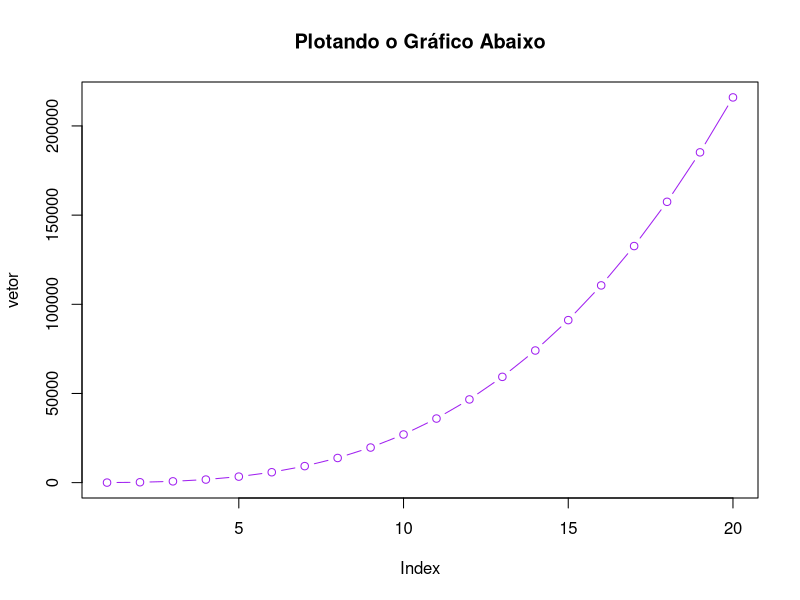
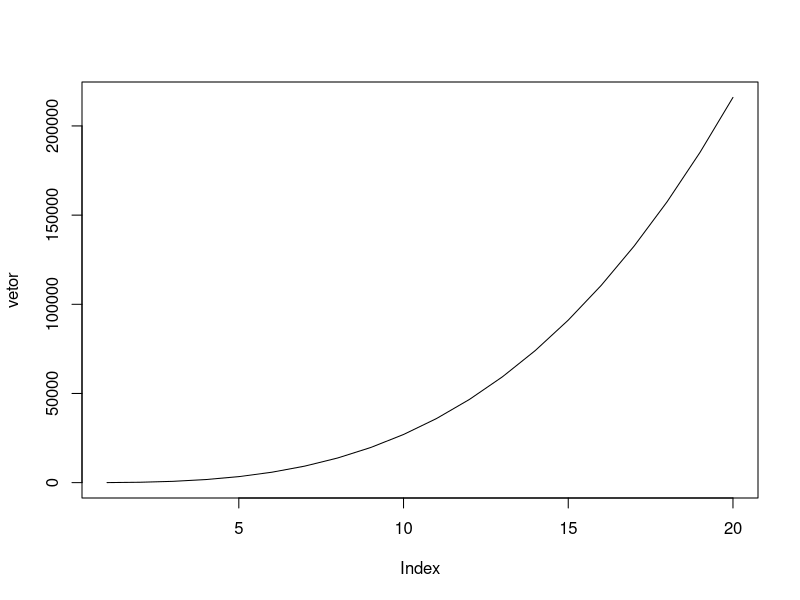

Here is the R script that generated these plots, in order:
################################################
# CENTRO UNIVERSITÁRIO METODISTA IZABELA HENDRIX
# PROGRAMAÇÃO FUNCIONAL ORIENTADA A OBJETOS
# Aula 09
# por Layla Comparin
################################################

for(i in 1:20) {
  print((i+2)^2)
}

vetor <- c(1:20)
for(i in vetor) {
  vetor[i] = (i*3)^3
}
plot(vetor, col="purple", main = "Plotando o Gráfico Abaixo", type="b")


vetor <- c(1:50)
for(i in vetor) {
  if(i <= 10){
    print(paste("Pequeno -", i))
  } 
  else if (i > 10 && i <= 20){
    print(paste("Médio -", i))
  }
  else if (i > 20 && i <= 30){
    print(paste("Médio -", i))
  }
  else if (i > 30 && i <= 40){
    print(paste("Enorme -", i))
  }
  else if (i > 40 && i <= 49){
    print(paste("Gigante -", i))
  }
  else {
    print(paste("Chega!! -", i))
  }
}


##################
# Funcional e OO
# Prof. Neylson
# Gerson de Morais Vasconcelos Neto
#######

## Loops e controle de fluxo (condicionais)
# Para cada item de 1 a 20, printar o número + (2)^2

for (item in 1:20) {
  print((item + 2)^2)
}

# Para cada item de 1 a 20, guardar o (número*3)^3 num vetor e plotar um gráfico

vetor = c()  # cria um vetor vazio

for (i in 1:20) {
   vetor[i] = (i*3)^3
}   ## a posição i do vetor igual a (i*3)^3

plot(vetor, type = "l") # plotando o gráfico (type l para linha, b para both, e nada para 
                        # bolinhas)


###########
# Para um vetor de 1 a 50, de 1 a 10 <- pequeno
# de 11 a 20 <- médio
# de 21 a 30 <- grande
# de 31 a 40 <- enorme
# de 41 a 49 <- gigante
# 50 <- Chega!!!!


for (i in 1:50){
  if (i <= 10){
    print(paste("Pequeno -", i))
  }
  if (i > 10 & i <= 20){
    print(paste("Médio -", i))
  }
  if (i > 20 & i <= 30){
    print(paste("Grande -", i))
  }
  if (i > 30 & i <= 40){
    print(paste("Enorme -", i))
  }
  if (i > 40 & i <= 49){
    print(paste("Gigante -", i))
  }
  if (i == 50) {
    print(paste("Chega!!!! -", i))
  }
}


######
# Sequência de Fibonacci
fib = c()
fib[1] = 1
fib [2] = 1

for (i in 3:20){
  fib[i] = fib[i-1] + fib[i-2]
}

######
# Funções!!

minha_media <- function(x){
  print ("Função de média do Neylson")
  med = sum(x) / length(x)
  return(med)
}

minha_media # retorna o código no console

data("iris")


mean(iris$Sepal.Length)
minha_media(iris$Sepal.Length)  # testando a função


z = minha_media(iris$Sepal.Length)
z # vai retor


# fazer uma função que determina as classes, vai retornar a classe do elemento
# com um print "esse elemento possui a classe" ..

minha_classe <- function(obj){
  classe = class(obj)
  print(paste("Esse elemento possui a classe", classe))
  return(classe)
}

class(fib)
minha_classe(fib)

# criar uma função que printa na tela a media, mediana, variancia e dp


meu_sumario <- function(x) {
  cat(" Minhas estatísticas descritivas:")   ## o cat exibe na tela e o print retorna string
  cat("\n")
  mdn = median(x)
  md = mean(x)
  vari = var(x)
  desvp = sd(x)
  cat(paste(" Média =", md,"\n","Mediana =", mdn, "\n", "Variância =", vari, "\n",
              "Desvio padrão =", desvp))
}

meu_sumario(fib)


## OBS.: o print ja retorna a string com uma quebra de linha, então nesse código acima
##      se eu fosse usar o print ao invés do cat teria que pedir para ele retornar um por
##      um senão ele viria tudo colado numa linha só

## agora vamos criar um bando de dados e retornar isso ai


meu_sumario2 <- function(x) {
  cat(" Minhas estatísticas descritivas:")  
  cat("\n")
  mdn = median(x)
  md = mean(x)
  vari = var(x)
  desvp = sd(x)
  cat(paste(" Média =", md,"\n","Mediana =", mdn, "\n", "Variância =", vari, "\n",
            "Desvio padrão =", desvp, "\n"))
  
  dados <- data.frame(media = md, mediana = mdn, variancia = vari, desvio_p = desvp)
  return(dados)
   
}

meu_sumario2(fib)  ## adicionei um data frame com os dados

## apliquei aos elementos da iris[1:4] o meu_sumario2

sapply(iris[1:4], meu_sumario2)



